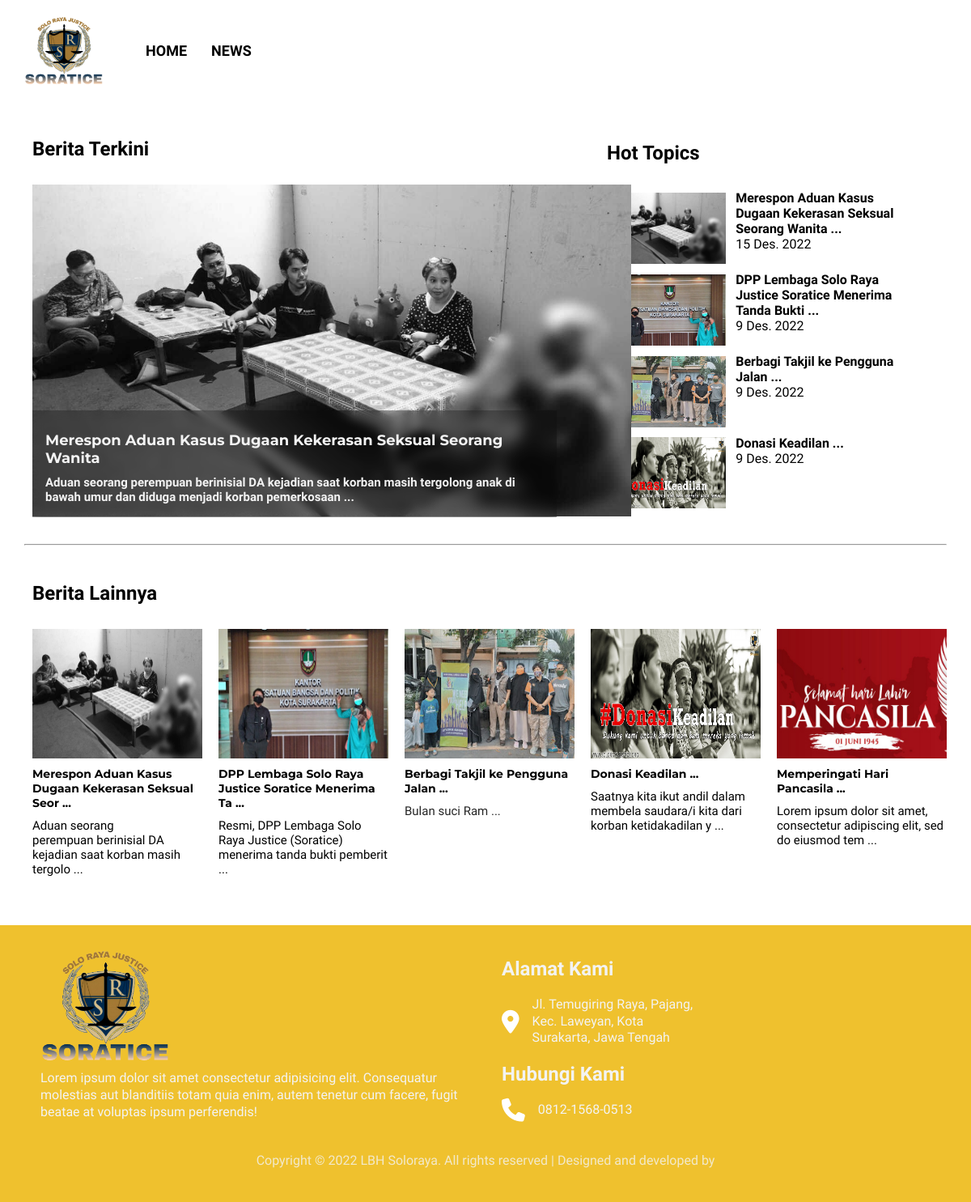
Screenshot of /blog/ with the database file from the repository.
### blog/models.py (models this page shows, shortened)
class Article(models.Model):
    title = models.CharField(max_length=200)
    img = models.ImageField(upload_to='article-banner', default='default.jpg')
    slug = models.SlugField(max_length=200)
    content = models.TextField()
    created_on = models.DateTimeField(default=timezone.now)
    tag = models.ManyToManyField(Tag, null=True, blank=True)
    visitor = models.IntegerField(default=0)
    class Meta:
        ordering = ['-created_on']

### blog/views/blog.py (the view, shortened to what this page needs)
# urls.py: path('blog/', Blog.as_view(context='blog-list')),
class Blog(View):
    context = ''
    blog_list_html = 'blog/blog-list.html'
    blog_detail_html = 'blog/blog-detail-mirror.html'
    def get(self, request, title=''):
        if (self.context=='blog-list'):
            article_list = Article.objects.all()
            top_article = []
            topCount = 0
            for i in article_list:
                if (i.visitor > topCount):
                    top_article = i
                    topCount = i.visitor
            return_object = render(request, template_name=self.blog_list_html, content_type='text/html', context={
                'article_list': article_list,
                'top_article': top_article
            })
            return render_response(return_object)

### blog/service/rendering.py (called while the page is built)
def render_response(renderOBJ):
    renderOBJ['Cache-Control'] = "no-cache, no-store, must-revalidate"
    renderOBJ['Pragma'] = 'no-cache'
    return renderOBJ

### blog/templates/blog/blog-list.html (shortened to what this page needs)
{% extends 'base/base.html' %}
{% load static %}
{% block head %}
        <link rel="stylesheet" href="/static/css/blog/blog.css">
        <link rel="stylesheet" href="/static/css/blog/widgets/box-style.css">
{% endblock %}
{% block body %}
<body>
    <header>
        <div class = "navigation-container">
            <div class = "top-head">
                <div class="head-logo">
                    <img src="/static/img/logo.png" alt="header-logo" class="head-logo">
                </div>
            </div>
            <div class = "nav-bar" id = "nav-bar">
                <nav>
                    <ul>
                        <li><a href = "/">Home</a></li>
                        <li><a href = "blog/">News</a></li>
                    </ul>
                </nav>
            </div>
        </div>
    </header>
    <div class="container-main">
    <section class = "main-container-left">
        <h2>Berita Terkini</h2>
        <div class = "container-top-left">
            <a href = "/blog/{{top_article.slug}}/"></a>
            <img src = "{{top_article.img.url}}">
                <div class="top-left-content">
                    <h3>{{top_article.title}}</h3>
                    <p>{{top_article.content|slice:":140" | safe}} ...</p>
                </div>
        </div>
    </section>
    <section class="list-container-right">
        <h2>Hot Topics</h2>
        {% for article in article_list|slice:":4" %}
        <div class = "list-main-content">
                <a href="/blog/{{article.slug}}/"></a>
                <div class="list-content">
                    <div class="content-img">
                        <img src = "{{article.img.url}}" href="/blog/{{article.slug}}/">
                    </div>
                </div>
                <div class="list-content-desc">
                    <h3 href="/blog/{{article.slug}}/">{{article.title|slice:":60"}} ...</h3>
                    <span>{{article.created_on | date}}</span>
                </div>
            </div>
            {% endfor %}
    </section>
</div>
    <hr>
    <main>
        <section class = "main-container-right">
            <h2>Berita Lainnya</h2>
            <div class="list-content-right">
            {% for oldArticle in article_list|slice:":5" %}
            <article>
                <div>
                    <a href = "/blog/{{oldArticle.slug}}/"></a>
                    <img src = "{{oldArticle.img.url}}">
                    <h2>{{oldArticle.title|slice:":50"}} ...</h2>
                    <p>{{oldArticle.content | slice:":80" | safe }} ... </p>
                </div>
            </article>
            {% endfor %}
            </div>
        </section>
    </main>
    <footer>
        <div class = "footer-container">
            <div class = "footer-left">
                <div class="logo">
                    <img src="/static/img/logo.png" alt="footer-logo">
                </div>
                <p>Lorem ipsum dolor sit amet consectetur adipisicing elit. Consequatur molestias aut blanditiis totam quia enim, autem tenetur cum facere, fugit beatae at voluptas ipsum perferendis!</p>
            </div>
            <div class = "footer-right">
                <h2>Alamat Kami</h2>
                <div style="width: 240px;">
                    <i class= "fa-solid fa-location-dot"></i>
                    <p>Jl. Temugiring Raya, Pajang, Kec. Laweyan, Kota Surakarta, Jawa Tengah</p>
                </div>
                <h2>Hubungi Kami</h2>
                <div>
                    <i class = "fa-solid fa-phone"></i>
                    <p>0812-1568-0513</p>
                </div>
            </div>
        </div>
        <p>Copyright &copy; 2022 LBH Soloraya. All rights reserved | Designed and developed by </p>
    </footer>
</body>
{% endblock %}

### static/css/blog/blog.css (style rules this page uses)
* { box-sizing: border-box; padding: 0; margin: 0; }
:root { --heading: 'Montserrat', sans-serif; --main-color: #EFC12E; --main-container-color: #F4E1B5; --second-color: ; }
body { font-family: 'Raleway', sans-serif; background: #fff; }
img { width: 100%; }
ul { list-style: none; }
a { text-decoration: none; color: #000; }
hr { width: 95vw; margin: 0 auto; }
.top-head { display: flex; justify-content: space-between; align-items: center; margin: 0 auto; padding: 20px 30px; }
.top-head .head-logo { width: 90%; }
.nav-bar { background: var(--main-color); height: 0; overflow: hidden; }
.nav-bar ul li { text-align: center; display: block; padding: 15px 0; transition: all 1s ease-in-out; }
.nav-bar ul li a { font-size: large; font-weight: bold; color: black; text-transform: uppercase; }
main a { padding: 15px 0; display: block; transition: all 0.5s; }
main span { transition: padding-left 0.5s; }
.container-main { display: flex; }
.main-container-left { width: 60%; padding: 30px 10px; }
.main-container-left > h2 { padding: 15px 0 15px 30px; }
.main-container-left h3 { padding: 10px 0; font-size: 18px; font-family: var(--heading); }
.main-container-left p { font-size: 15px; font-weight: 300; }
.container-top-left { padding: 15px 30px; display: flex; position: relative; width: 100%; height: 26.8em; z-index: 1; }
.container-top-left a:first-child { position: absolute; width: 92.3%; height: 93%; z-index: 4; }
.container-top-left img { position: absolute; width: 740; height: 410; z-index: 3; }
.top-left-content { width: 92.6%; background: rgba(10, 10, 10, 0.3); backdrop-filter: blur(6px); bottom: 3; position: absolute; z-index: 3; color: #f3f3f3; padding: 1em 1em; }
.top-left-content p { font-weight: 600; }
.list-container-right { width: 35%; padding: 34px 0px 0px 0px; }
.list-container-right > h2 { padding: 16px 0 15px 30px; margin-bottom: .3em; }
.list-main-content { position: relative; display: flex; flex-direction: row; }
.list-content { display: flex; margin-top: .8em; padding: 0px 0px 0px 30px; }
.list-main-content > a { position: absolute; z-index: 2; width: 100%; height: 100%; }
.list-content .content-img { width: 9.2em; height: 5.5em; background-color: #EFC12E; }
.list-content .content-img img { width: inherit; height: 100%; }
.list-content-desc { padding: 10px 5px 5px 12px; }
.list-content-desc > h3 { font-size: 16px; }
.main-container-right { padding: 30px 10px; }
.main-container-right > h2 { padding: 15px 0 15px 30px; }
.main-container-right article { width: 16em; padding: 15px 0; margin-right: .6em; }
.main-container-right article:last-child { border-bottom: none; }
.main-container-right img { width: 100%; height: 160px; align-self: center; background: cover; }
.main-container-right article a { padding: 0; position: absolute; z-index: 4; width: 100%; height: 100%; }
.main-container-right article h2 { font-size: 14px; padding: 10px 0; font-family: var(--heading); }
.main-container-right article p { font-size: 15px; font-weight: 300; }
.main-container-right article div { position: relative; margin-right: 10px; }
.list-content-right { padding: 0px 0 15px 30px; display: flex; overflow-x: auto; }
footer { background: var(--main-color); color: #f3f3f3; padding: 30px; }
footer h2 { padding: 10px 0; }
footer p { padding: 10px 0; line-height: 1.3; }
.footer-left, .footer-right { margin: 0 20px; }
footer > p { text-align: center; opacity: 0.8; margin-top: 20px; }
.footer-left img { width: 20%; }
.footer-right i { font-size: 1.8rem; color: white; }
.footer-right div { display: flex; align-items: center; justify-content: start; width: 400px; }
.footer-right p { padding-left: 1rem ; }
@media (max-width: 1440px) { .footer-left img { width: 30%; } }
@media (min-width: 800px) { .navigation-container { display: flex; background: transparent; align-items: center; flex-wrap: wrap; } }
@media (min-width: 800px) { .top-head { flex: 0 0 15%; } }
@media (min-width: 800px) { .nav-bar { flex: 1 0 auto; height: 100%; background: transparent; } }
@media (min-width: 800px) { .nav-bar nav ul { display: flex; justify-content: flex-start; } }
@media (min-width: 800px) { .nav-bar nav ul li { padding-right: 30px; } }
@media (min-width: 800px) { .footer-container { display: flex; } }
@media (min-width: 800px) { .footer-right, .footer-left { flex: 1; } }

### static/css/blog/widgets/box-style.css (style rules this page uses)
:root { --box-color: #FFE08D; --main-color: #EFC12E; }

### rows the page displays
Article: img (picture), title "Merespon Aduan Kasus Dugaan Kekerasan Seksual Seorang Wanita", content "Aduan seorang perempuan berinisial DA kejadian saat korban masih tergolong anak di bawah umur dan diduga menjadi korban pemerkosaan", created_on "15 Des. 2022", title "Merespon Aduan Kasus Dugaan Kekerasan Seksual Seor", content "Aduan seorang perempuan berinisial DA kejadian saat korban masih tergolo"
Article: img (picture), title "DPP Lembaga Solo Raya Justice Soratice Menerima Tanda Bukti", created_on "9 Des. 2022", title "DPP Lembaga Solo Raya Justice Soratice Menerima Ta", content "Resmi, DPP Lembaga Solo Raya Justice (Soratice) menerima tanda bukti pemberit"
Article: img (picture), title "Berbagi Takjil ke Pengguna Jalan", created_on "9 Des. 2022", content "Bulan suci Ram"
Article: img (picture), title "Donasi Keadilan", created_on "9 Des. 2022", content "Saatnya kita ikut andil dalam membela saudara/i kita dari korban ketidakadilan y"
Article: img (picture), title "Memperingati Hari Pancasila", content "Lorem ipsum dolor sit amet, consectetur adipiscing elit, sed do eiusmod tem"
